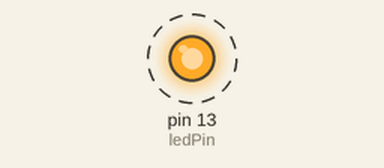
Bench run of a sketch on a simulated Arduino Uno, built with avr-gcc and run on an emulated ATmega328P. Shown: output pins drawn as LEDs (lit = HIGH). Dashed ring = blinking.

Above: at 0.5 s.
Timing chart, 0 to 3.0 s (numbered marks = the images above):
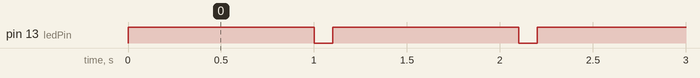

The sketch:

hello_blink.ino
```cpp
// Pin for the built-in LED
int ledPin = 13;

// Setup function runs once when the Arduino is powered on or reset
void setup() {
  // Set the LED pin as an output
  pinMode(ledPin, OUTPUT);
}

// Loop function runs over and over again forever
void loop() {
  // Turn the LED on
  digitalWrite(ledPin, HIGH);
  delay(1000); // Wait for 100 milliseconds (0.1 second)

  // Turn the LED off
  digitalWrite(ledPin, LOW);
  delay(100); // Wait for 100 milliseconds (0.1 second)
}
```

Measured:
- by itself, pin 13 (ledPin): alternates HIGH for 1.0 s and LOW for 0.10 s
